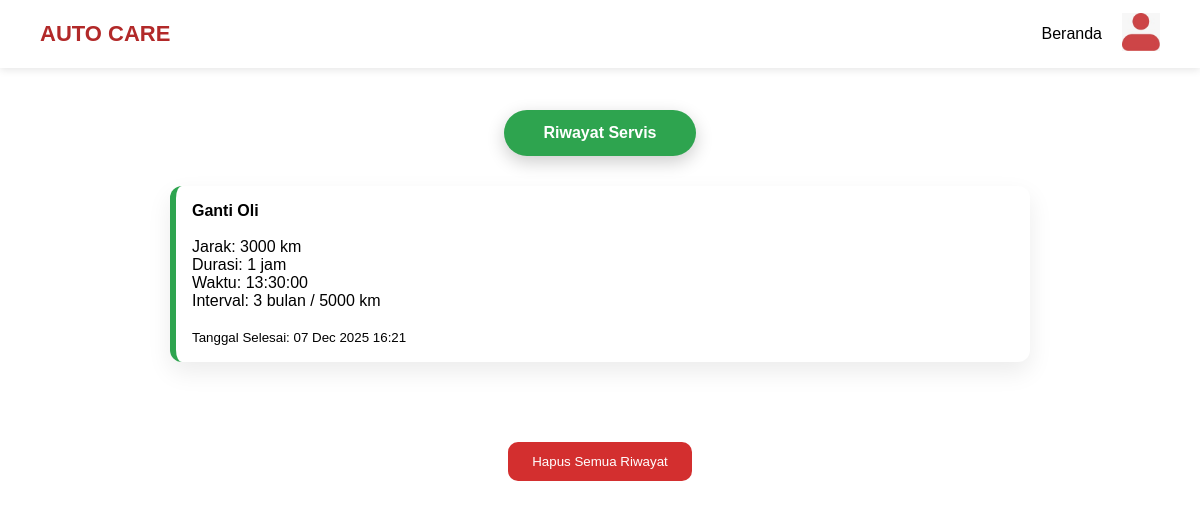
Page /riwayat.php (signed in) on the committed database.
### tables this page shows
CREATE TABLE `riwayat` (
  `id` int(11) NOT NULL,
  `user_id` int(11) DEFAULT NULL,
  `jenis_servis` varchar(100) DEFAULT NULL,
  `jarak` int(11) DEFAULT NULL,
  `durasi` int(11) DEFAULT NULL,
  `waktu` time DEFAULT NULL,
  `interval_servis` varchar(50) DEFAULT NULL,
  `selesai_pada` timestamp NOT NULL DEFAULT current_timestamp()
);

### riwayat.php (the view, shortened to what this page needs)
<?php
include "inc/koneksi.php";
$user_id = $_SESSION['user']['id'];
$result = mysqli_query($conn, "SELECT * FROM riwayat WHERE user_id = $user_id ORDER BY selesai_pada DESC");
$riwayat_list = mysqli_fetch_all($result, MYSQLI_ASSOC);
?>
<!DOCTYPE html>
<html lang="id">
<head>
</head>
<body>
<header class="consistent-navbar">
  <a class="navbar-brand" href="beranda.php">AUTO CARE</a>
  <div class="nav-links">
    <a class="nav-link-text" href="beranda.php">Beranda</a>
    <a href="profil.php" class="profile-icon-wrapper">
      <img src="IMG/profil.jpg">
    </a>
  </div>
</header>
<main>
<div class="judul">Riwayat Servis</div>
<div id="riwayatList">
<?php if (empty($riwayat_list)): ?>
    <div class='kosong'>Belum ada riwayat servis.</div>
<?php else: ?>
    <?php foreach ($riwayat_list as $item): ?>
        <div class="svc-card">
            <b><?= htmlspecialchars($item['jenis_servis']) ?></b><br><br>
            Jarak: <?= htmlspecialchars($item['jarak']) ?> km<br>
            Durasi: <?= htmlspecialchars($item['durasi']) ?> jam<br>
            Waktu: <?= htmlspecialchars($item['waktu']) ?><br>
            Interval: <?= htmlspecialchars($item['interval_servis']) ?><br><br>
            <small>Tanggal Selesai: <?= date('d M Y H:i', strtotime($item['selesai_pada'])) ?></small>
        </div>
    <?php endforeach; ?>
<?php endif; ?>
</div>
<button class="hapus-semua" onclick="hapusRiwayat()">Hapus Semua Riwayat</button>
</main>
</body>
</html>

### riwayat.php (style rules this page uses)
body { margin:0; font-family: 'Poppins', Arial, sans-serif; background:#fff; }
.consistent-navbar { width: 100%; height: 68px; position: fixed; top: 0; left: 0; right: 0; z-index: 100; background: #ffffff; box-shadow: 0 2px 8px rgba(0,0,0,0.1); display: flex; justify-content: space-between; align-items: center; padding: 0 40px; box-sizing: border-box; }
.navbar-brand { font-weight: 700; color: #b22929; font-size: 22px; text-decoration: none; }
.nav-links { display: flex; align-items: center; gap: 20px; }
.nav-link-text { color: #000; font-weight: 500; text-decoration: none; }
.profile-icon-wrapper img { width: 38px; }
main { padding-top: 110px; max-width: 900px; margin: auto; }
.judul { background:#2ea44f; color:white; padding:14px 40px; border-radius:999px; width:max-content; margin:0 auto 30px; font-weight:600; box-shadow:0 6px 18px rgba(0,0,0,0.2); }
#riwayatList { display:flex; flex-direction:column; gap:16px; padding:0 20px 60px; }
.svc-card { background:white; border-radius:12px; padding:16px; box-shadow:0 10px 25px rgba(0,0,0,0.08); border-left:6px solid #2ea44f; }
.svc-card b { font-size:16px; }
.hapus-semua { background:#d32f2f; color:white; border:none; padding:12px 24px; border-radius:10px; cursor:pointer; margin:20px auto; display:block; }

### rows in the picture
riwayat: jenis_servis "Ganti Oli", jarak "3000", durasi "1", waktu "13:30:00", interval_servis "3 bulan / 5000 km", selesai_pada "07 Dec 2025 16:21"
